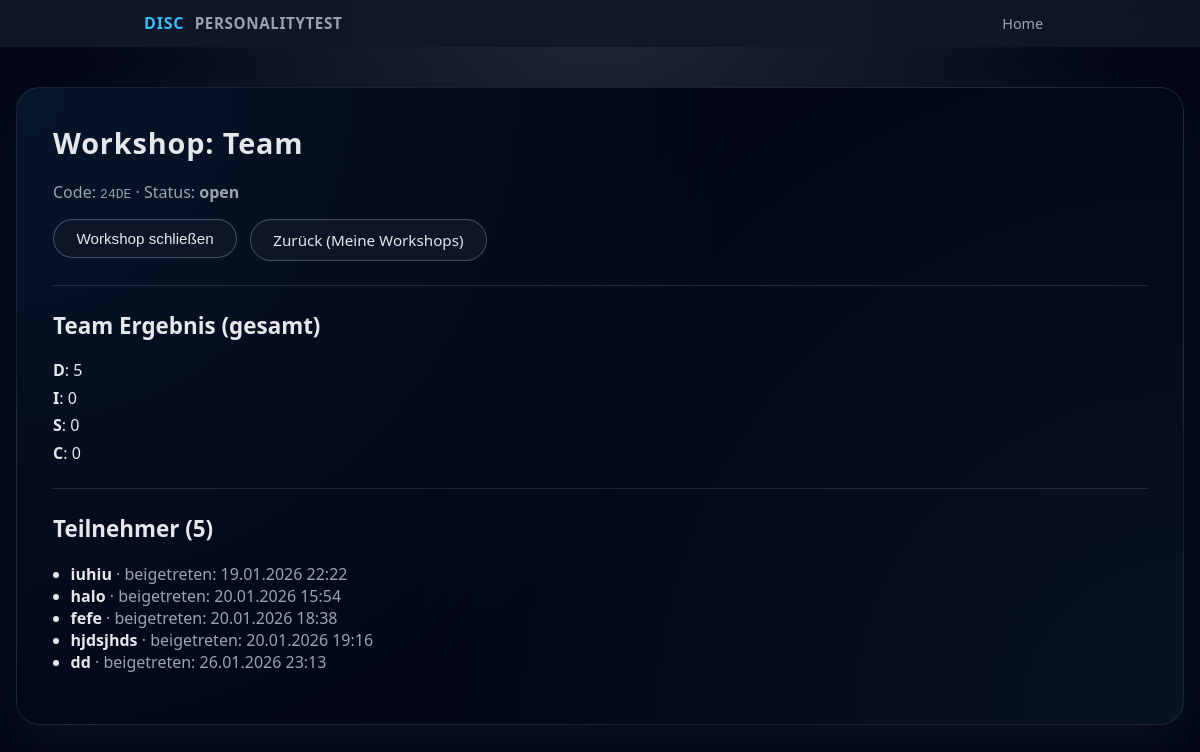
Page /workshops/24DE/host (signed in) on the committed database.
### models.py (models this page shows)
class Workshop(db.Model):
    __tablename__ = "workshops"
    id = db.Column(db.Integer, primary_key=True)
    code = db.Column(db.String(16), unique=True, nullable=False)
    title = db.Column(db.String(200), nullable=False)
    status = db.Column(db.String(20), default="open", nullable=False)
    created_at = db.Column(db.DateTime, default=datetime.utcnow, nullable=False)
    host_id = db.Column(db.Integer, db.ForeignKey("hosts.id"), nullable=False)
    host = db.relationship("Host", back_populates="workshops")
    participants = db.relationship("Participant", back_populates="workshop", cascade="all, delete-orphan")
    answers = db.relationship("Answer", back_populates="workshop", cascade="all, delete-orphan")

class Participant(db.Model):
    __tablename__ = "participants"
    id = db.Column(db.Integer, primary_key=True)
    name = db.Column(db.String(120), nullable=False)
    participant_token = db.Column(db.String(64), unique=True, nullable=False)
    joined_at = db.Column(db.DateTime, default=datetime.utcnow, nullable=False)
    workshop_id = db.Column(db.Integer, db.ForeignKey("workshops.id"), nullable=False)
    workshop = db.relationship("Workshop", back_populates="participants")
    answers = db.relationship("Answer", back_populates="participant", cascade="all, delete-orphan")

### app.py (the view)
@app.route("/workshops/<code>/host", methods=["GET"])
def host_dashboard(code):
    if not require_host_login():
        return redirect(url_for("login_get"))
    workshop = Workshop.query.filter_by(code=code, host_id=session["host_id"]).first_or_404() #Workshop des eingeloggten Hosts holen
    participants = Participant.query.filter_by(workshop_id=workshop.id).order_by(Participant.joined_at.asc()).all() #Teilnehmer des Workshops holen
    team_counts = {"D": 0, "I": 0, "S": 0, "C": 0}
    team_ties = 0
    all_answers = (
        db.session.query(Answer, Question)
        .join(Question, Answer.question_id == Question.id)
        .filter(Answer.workshop_id == workshop.id)
        .all()
    )
    participant_scores = {}
    for a, q in all_answers:
        participant_scores.setdefault(
            a.participant_id,
            {"D": 0, "I": 0, "S": 0, "C": 0}
        )
        participant_scores[a.participant_id][q.dimension] += a.value
    for scores in participant_scores.values():
        dominant = dominant_types(scores)
        if len(dominant) == 1:
            team_counts[dominant[0]] += 1
        elif len(dominant) > 1:
            team_ties += 1
    return render_template(
        "host_dashboard.html",
        workshop=workshop,
        participants=participants,
        team_results=team_counts,
        team_ties=team_ties,
    )

### app.py (called while the page is built)
def dominant_types(scores):
    if not scores:
        return []
    max_value = max(scores.values())
    return [key for key, value in scores.items() if value == max_value]

def require_host_login():
    return "host_id" in session

### templates/host_dashboard.html (shortened to what this page needs)
{% extends "base.html" %}
{% block content %}
<h1>Workshop: {{ workshop.title }}</h1>
<p>
  Code: <code>{{ workshop.code }}</code> · Status:
  <strong>{{ workshop.status }}</strong>
</p>
<div class="btn-row" style="margin-top: 1rem;">
  <form method="POST" action="{{ url_for('workshop_toggle', code=workshop.code) }}" style="margin:0;">
    {% if workshop.status == "open" %}
      <button class="btn btn-secondary" type="submit">Workshop schließen</button>
    {% else %}
      <button class="btn btn-primary" type="submit">Workshop öffnen</button>
    {% endif %}
  </form>
  <a class="btn btn-secondary" href="{{ url_for('dashboard') }}">Zurück (Meine Workshops)</a>
</div>
<hr style="margin: 1.5rem 0; border: 0; border-top: 1px solid rgba(148,163,184,0.2);">
<h2>Team Ergebnis (gesamt)</h2>
<ul class="results-list">
  <li><strong>D</strong>: {{ team_results["D"] }}</li>
  <li><strong>I</strong>: {{ team_results["I"] }}</li>
  <li><strong>S</strong>: {{ team_results["S"] }}</li>
  <li><strong>C</strong>: {{ team_results["C"] }}</li>
</ul>
<hr style="margin: 1.5rem 0; border: 0; border-top: 1px solid rgba(148,163,184,0.2);">
<h2>Teilnehmer ({{ participants|length }})</h2>
{% if participants|length == 0 %}
  <p>Noch keine Teilnehmer beigetreten.</p>
{% else %}
  <ul>
    {% for p in participants %}
      <li>
        <strong>{{ p.name }}</strong>
        <span style="color: var(--muted);">· beigetreten: {{ p.joined_at.strftime("%d.%m.%Y %H:%M") }}</span>
      </li>
    {% endfor %}
  </ul>
{% endif %}
{% endblock %}

### static/style.css (style rules this page uses)
:root { --bg: #0f172a; --bg-soft: #111827; --card-bg: #0b1120; --accent: #38bdf8; --accent-soft: rgba(56, 189, 248, 0.15); --accent-strong: #0ea5e9; --text: #e5e7eb; --muted: #9ca3af; --danger: #f97373; --border: #1f2937; --radius-lg: 18px; --radius-full: 999px; --shadow-soft: 0 18px 45px rgba(15, 23, 42, 0.65); --spacing: 1.25rem; --font-main: system-ui, -apple-system, BlinkMacSystemFont, "Segoe UI", sans-serif; }
*, *::before, *::after { box-sizing: border-box; }
body { margin: 0; min-height: 100vh; background: radial-gradient(circle at top, #1f2937 0, #020617 55%); color: var(--text); font-family: var(--font-main); display: flex; flex-direction: column; }
h1, h2, h3 { margin-top: 0; font-weight: 600; }
h1 { font-size: clamp(1.8rem, 2.2vw, 2.1rem); letter-spacing: 0.03em; }
h2 { font-size: clamp(1.4rem, 1.8vw, 1.7rem); }
p { margin: 0.3rem 0 0.8rem; color: var(--muted); }
ul { padding-left: 1.1rem; }
.btn-row { display: flex; flex-wrap: wrap; gap: 0.8rem; margin-top: 6.4rem; }
.btn { display: inline-flex; align-items: center; justify-content: center; padding: 0.6rem 1.4rem; border-radius: var(--radius-full); border: 1px solid transparent; font-size: 0.95rem; font-weight: 500; text-decoration: none; cursor: pointer; transition: transform 0.1s ease, box-shadow 0.15s ease, background 0.15s ease, border-color 0.15s ease; }
.btn-secondary { background: rgba(15, 23, 42, 0.9); color: var(--text); border-color: rgba(148, 163, 184, 0.4); }
form { margin-top: 1.2rem; display: flex; flex-direction: column; gap: 0.9rem; }
.results-list { list-style: none; padding-left: 0; margin-top: 1rem; }
.results-list li { margin-bottom: 0.35rem; }
form button[type="submit"], form .btn { align-self: flex-start; }

### rows in the picture
Workshop: title "Team", code "24DE", status "open"
Participant: name "iuhiu", joined_at "19.01.2026 22:22"
Participant: name "halo", joined_at "20.01.2026 15:54"
Participant: name "fefe", joined_at "20.01.2026 18:38"
Participant: name "hjdsjhds", joined_at "20.01.2026 19:16"
Participant: name "dd", joined_at "26.01.2026 23:13"

### other values in the picture
{{ team_results["D"] }} "5"
{{ team_results["I"] }} "0"
{{ team_results["S"] }} "0"
{{ team_results["C"] }} "0"
{{ participants|length }} "5"
